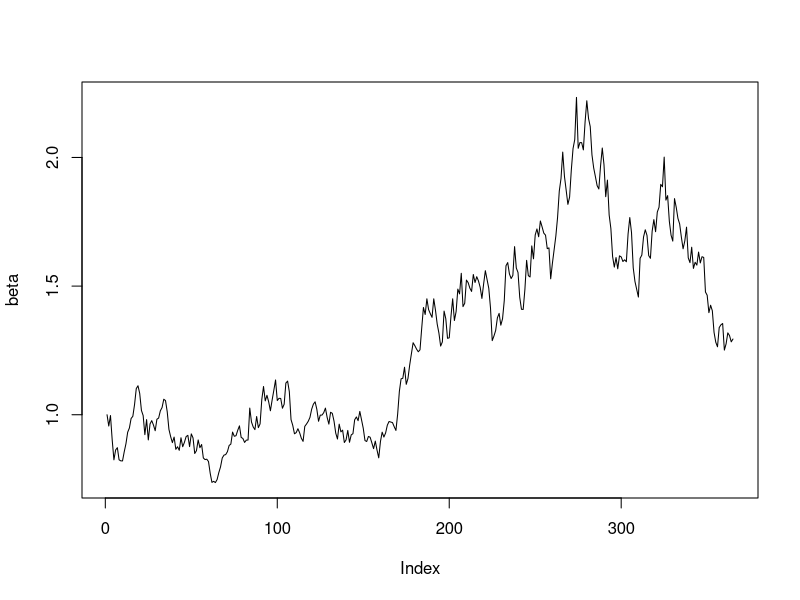
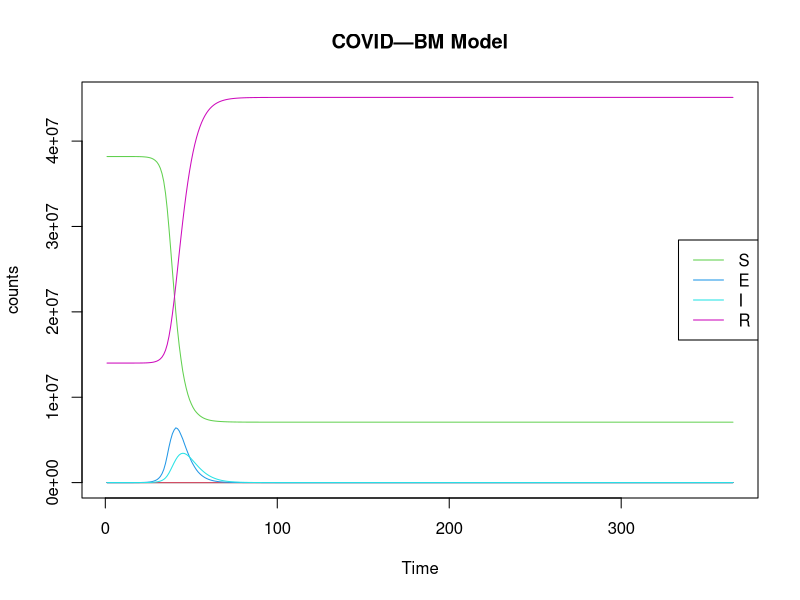
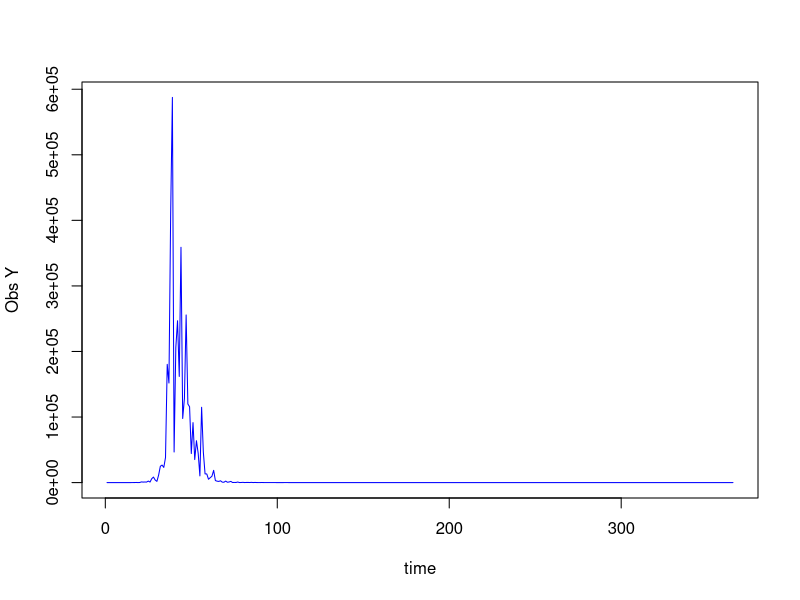
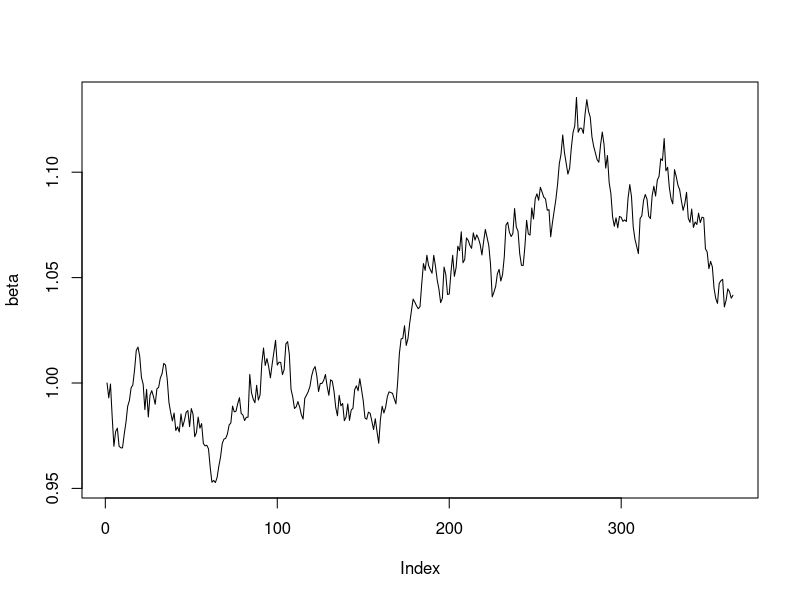
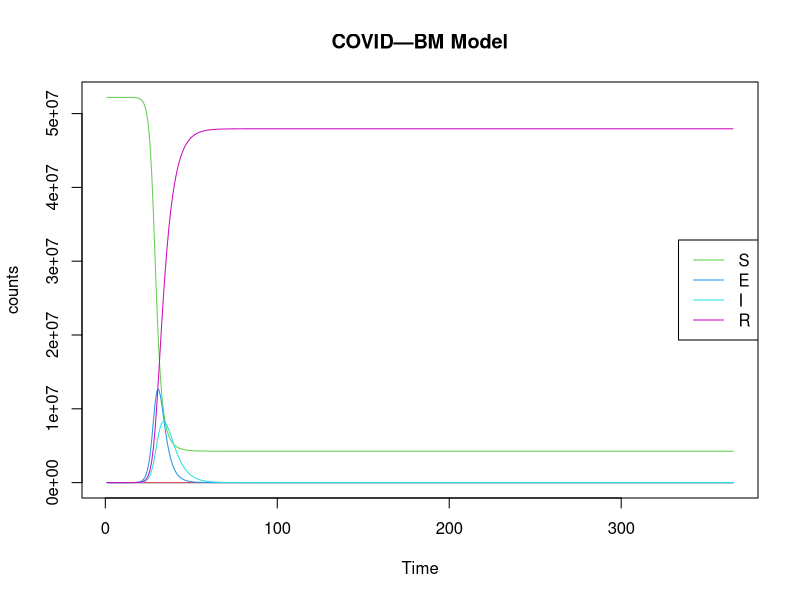
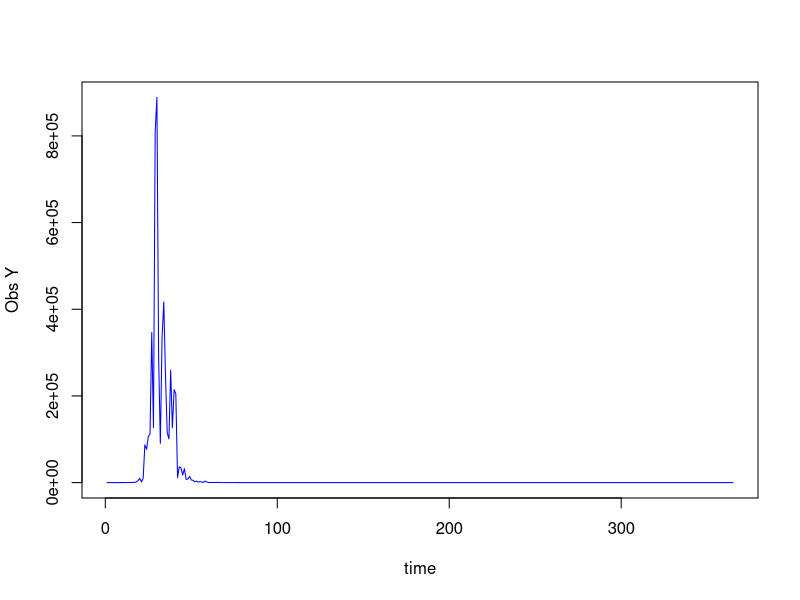
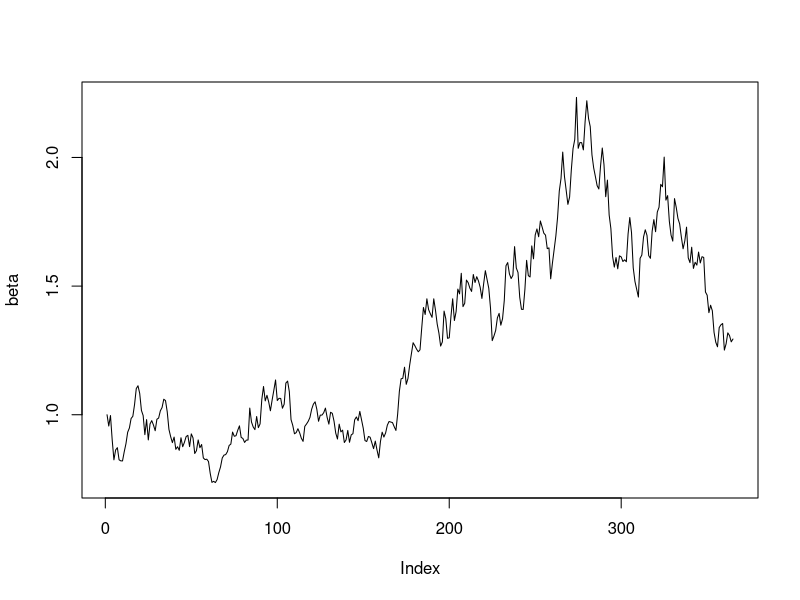
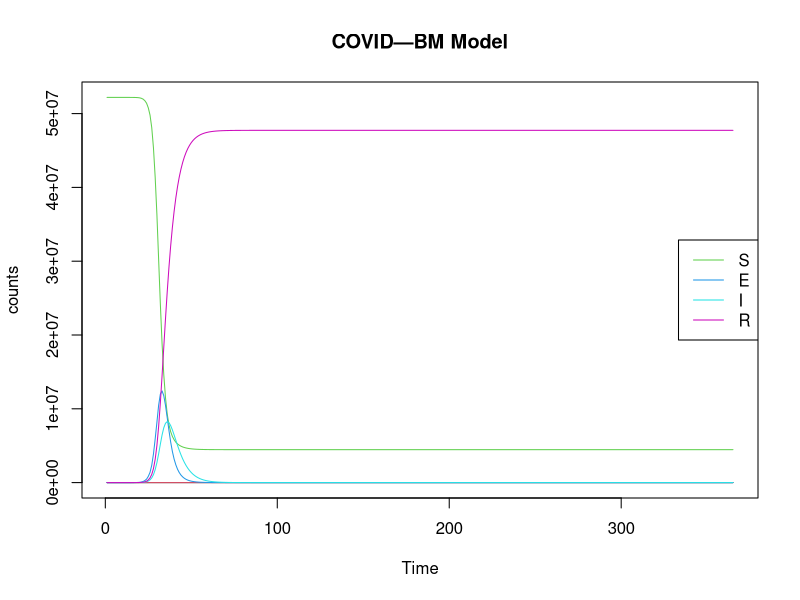

These figures' R source, in order:
rm(list=ls())
require(deSolve)
set.seed(001213)   #random seed 0012 00122 00124 00129 001211 001213 1215 1216 1219 1222
times <- 1:365     #1224
N=52196381
sigma <- 0.4
## first, simulate a set of random deviates
e <- rnorm(n = length(times) - 1, sd = sqrt(0.01))
## now compute their cumulative sum
e <- c(0, cumsum(e))


beta<- exp(sigma*e)
plot(beta,type='l')
write.csv(beta,"simulatecovidbeta.csv")


#Main ODE Model
Covid_OU <- function(time, current_state, params){
  
  with(as.list(c(current_state, params)),{
    
    N <- S+E+I+R
    dt <- 1
    dS <- -beta[t]*S*(E+0.1*I)/N
    dE <- beta[t]*S*(E+0.1*I)/N - E*(1/k+1/gamma)
    dI <- E/k-I*(1/gamma+0.0087)
    dR <- (I+E)/gamma+0.0087*I
    
    return(list(c( dt, dS, dE, dI, dR)))
  })
}
params <- c(k=7, gamma=5)   #Trial: k=5 & gamma=5; k=7 & gamma=5

library('truncnorm')
R0 <- rtruncnorm(1, a=0, b=1, mean = 0.15, sd = 0.15)
E0 <-runif(1,-16, -9)
I0 <-runif(1,-16, -9)
#x <-runif(1, -5,2)
S <- N
R <- R0*S
S <- S - R

E <- exp(E0 + log(S))
S <- S - E
I <- exp(I0 + log(S))
S <- S - I

initial_state<- c(t=1, S=S, E=E, I=I, R=R)
#initial_state <- c(t=1,S=52196380, E=1, I=0, R=0)
model4 <- ode(initial_state, times, Covid_OU, params)

summary(model4)

matplot(model4, type="l", lty=1, main="COVID—BM Model",ylab="counts", xlab="Time")
legend <- colnames(model4)[3:6]
legend("right", legend=legend, col=3:6, lty = 1)
Z1 <-model4[,4]/7

tau1 <- 0.8#runif(1,0,1)
Y1 <-vector(length = 365)
for (i in 1:365){
  #Y1[i]<- rlnorm(1,log(Z1[i,]/5),tau1)
  Y1[i]<- rlnorm(1,log(Z1[i]/5),tau1)
}
plot(Y1,type='l',ylab="Obs Y",xlab="time",col="blue")
write.csv(Y1,"Covidbm_Y1.csv")
write.csv(model4,"Covidbm1.csv")
######################################################################################
#Resimulate Covid-BM data with fixed initial state values
rm(list=ls())
require(deSolve)
set.seed(001213)   #random seed 0012 00122 00124 00129 001211 001213 1215 1216 1219 1222
times <- 1:365     #1224
N=52196381
sigma <- sqrt(0.004)
## first, simulate a set of random deviates
e <- rnorm(n = length(times) - 1, sd = sqrt(0.01))
## now compute their cumulative sum
e <- c(0, cumsum(e))


beta<- exp(sigma*e)
plot(beta,type='l')
# write.csv(beta,"simulatecovidbeta1.csv")


#Main ODE Model
Covid_OU <- function(time, current_state, params){
  
  with(as.list(c(current_state, params)),{
    
    N <- S+E+I+R
    dt <- 1
    dS <- -beta[t]*S*(E+0.1*I)/N
    dE <- beta[t]*S*(E+0.1*I)/N - E*(1/k+1/gamma)
    dI <- E/k-I*(1/gamma+0.0087)
    dR <- (I+E)/gamma+0.0087*I
    
    return(list(c( dt, dS, dE, dI, dR)))
  })
}
params <- c(k=5, gamma=5)   #Trial: k=5 & gamma=5; k=7 & gamma=5

S <- N-1
E <- 1
R <- 0
I <- 0

initial_state<- c(t=1, S=S, E=E, I=I, R=R)
#initial_state <- c(t=1,S=52196380, E=1, I=0, R=0)
model11 <- ode(initial_state, times, Covid_OU, params)

summary(model11)

matplot(model11, type="l", lty=1, main="COVID—BM Model",ylab="counts", xlab="Time")
legend <- colnames(model11)[3:6]
legend("right", legend=legend, col=3:6, lty = 1)
Z11 <-model11[,4]/5

tau11 <- 0.8#runif(1,0,1)
Y11 <-vector(length = 365)
for (i in 1:365){
  #Y1[i]<- rlnorm(1,log(Z1[i,]/5),tau1)
  Y11[i]<- rlnorm(1,log(Z11[i]/5),tau11)
}
plot(Y11,type='l',ylab="Obs Y",xlab="time",col="blue")
# write.csv(Y11,"Covidbm_Y11.csv")
# write.csv(model11,"Covidbm11.csv")
######################################################################################
#Resimulate Covid-BM data with replaced sigma value
rm(list=ls())
require(deSolve)
set.seed(001213)   #random seed 0012 00122 00124 00129 001211 001213 1215 1216 1219 1222
times <- 1:365     #1224
N=52196381
sigma <- 0.4
## first, simulate a set of random deviates
e <- rnorm(n = length(times) - 1, sd = sqrt(0.01))
## now compute their cumulative sum
e <- c(0, cumsum(e))


beta<- exp(sigma*e)
plot(beta,type='l')
#write.csv(beta,"simulatecovidbeta2.csv")


#Main ODE Model
Covid_OU <- function(time, current_state, params){
  
  with(as.list(c(current_state, params)),{
    
    N <- S+E+I+R
    dt <- 1
    dS <- -beta[t]*S*(E+0.1*I)/N
    dE <- beta[t]*S*(E+0.1*I)/N - E*(1/k+1/gamma)
    dI <- E/k-I*(1/gamma+0.0087)
    dR <- (I+E)/gamma+0.0087*I
    
    return(list(c( dt, dS, dE, dI, dR)))
  })
}
params <- c(k=5, gamma=5)   #Trial: k=5 & gamma=5; k=7 & gamma=5

S <- N-1
E <- 1
R <- 0
I <- 0

initial_state<- c(t=1, S=S, E=E, I=I, R=R)
#initial_state <- c(t=1,S=52196380, E=1, I=0, R=0)
model12 <- ode(initial_state, times, Covid_OU, params)

summary(model12)

matplot(model12, type="l", lty=1, main="COVID—BM Model",ylab="counts", xlab="Time")
legend <- colnames(model12)[3:6]
legend("right", legend=legend, col=3:6, lty = 1)
Z12 <-model12[,4]/5

tau12 <- 0.8#runif(1,0,1)
Y12 <-vector(length = 365)
for (i in 1:365){
  #Y1[i]<- rlnorm(1,log(Z1[i,]/5),tau1)
  Y12[i]<- rlnorm(1,log(Z12[i]/5),tau12)
}
plot(Y12,type='l',ylab="Obs Y",xlab="time",col="blue")
# write.csv(Y12,"Covidbm_Y12.csv")
# write.csv(model12,"Covidbm12.csv")
